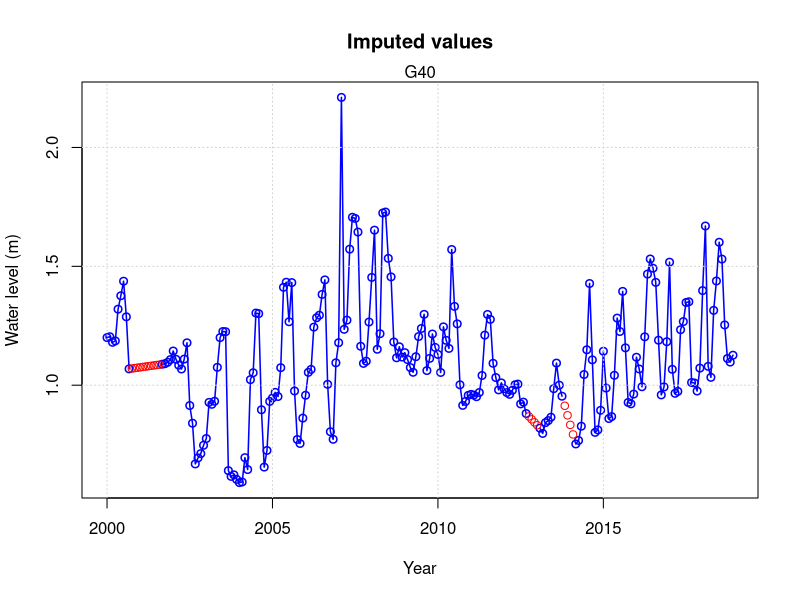
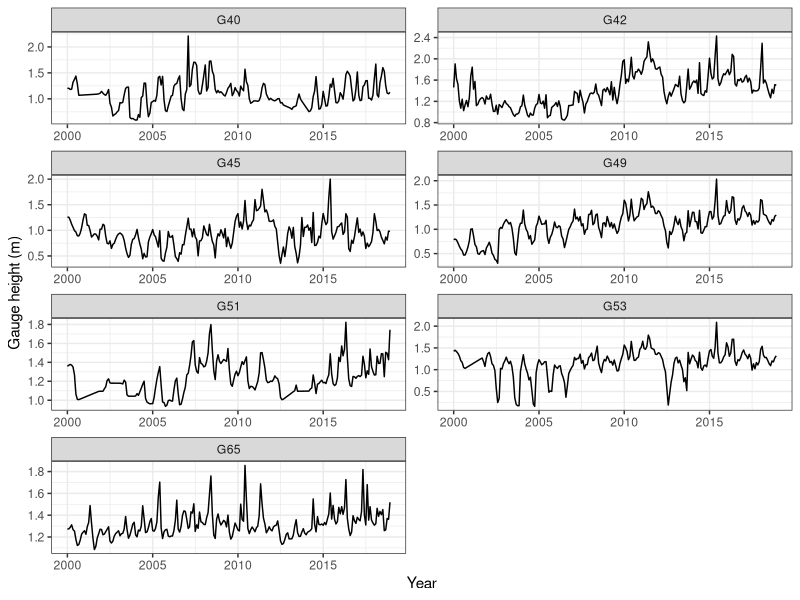

The R script that drew these images, in order:
############----------------Data Processing-------------------------------------------------######
## This program takes the select stream gauge height time series with missing values and
## uses linear interpolation to replace the missing values. 
## This program also plots graphs to visualize the original stream gauge height after using 
## interpolation

## Setting up the project
setwd("C:/Users/Aastha/Desktop/GWProject")
list.of.packages <- c("ggplot2", "forecast","reshape2","dplyr")
new.packages <- list.of.packages[!(list.of.packages %in% installed.packages()[,"Package"])]
if(length(new.packages)) install.packages(new.packages)


## Read the data containing groundwater levels with missing values
swgaugeht <- read.csv(file ="Data_Processing/SW_with_missinggaps.csv",header = TRUE)
head(swgaugeht)

## Count the missing values
na_count <-sapply(swgaugeht[,-1], function(y) sum(length(which(is.na(y)))))
(na_count/nrow(swgaugeht))*100

# Out of the 12 gauge stations, seven stations were selected based on the percentage of missing values. These time series were further used in linear interpolation.

library(forecast)
sw_imputed<-c()
for(i in c(2,3,6,10,11,12,13)){
        imp <- na.interp(swgaugeht[,i])
        sw_imputed<-cbind(sw_imputed,imp)
}

colnames(sw_imputed)<-c("G40","G42","G45","G49","G51","G53","G65")

head(sw_imputed)
write.csv(sw_imputed,"Data_Processing/SW_imputed.csv")

# Visualize the imputed values in one of the groundwater wells
dat <- swgaugeht[,2]*0.3048
dates = seq(from = as.Date("2000-01-01"), to = as.Date("2018-12-1"), by = 'month')
imp <- na.interp(dat)
x <- 2000 + (which(is.na(dat))-1)/12 
y <- imp[which(is.na(dat))]

dat.ts<-ts(dat,start=c(2000,1),end=c(2018,12),frequency = 12)
ts.plot(dat.ts,gpars = list(xlab="Year",ylab="Water level (m)"),main = "Imputed values",
        type="o",lwd=1.5,col="blue")
points(x,y,col="red",pch=1,cex=1) 
mtext(colnames(swgaugeht)[2])
grid()

## Plot stream gauge height
## For plotting, change feet to metres
swgaugeht_m <- sapply(as.data.frame(sw_imputed), function(y) y*0.3048)

dates = seq(from = as.Date("2000-01-01"), to = as.Date("2018-12-1"), by = 'month')
swgaugeht_m2 <- data.frame(as.data.frame(swgaugeht_m),dates)
colnames(swgaugeht_m2)[8]<-"Date"
library(reshape2)
library(ggplot2)
library(dplyr)
swgaugeht_m3 <- melt(swgaugeht_m2, id.vars = "Date", 
                   variable.name = "GaugeSt", value.name="GgHt")
swgaugeht_m4 <- swgaugeht_m3%>%
        group_by(Date,GaugeSt)
swgaugeht_m4
ggplot(data = swgaugeht_m4,aes(x = Date, y = GgHt)) + 
        geom_line() + facet_wrap(~ GaugeSt, nrow = 6, scales = "free") +
        xlab("Year") + ylab("Gauge height (m)") + theme_bw()
dev.copy2pdf(file = 'Data_Processing/StreamGaugeHt_afterImputation.pdf')
dev.off()

